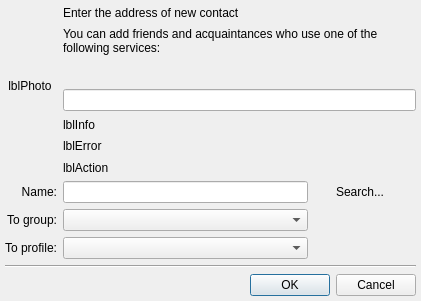
<?xml version="1.0" encoding="UTF-8"?>
<ui version="4.0">
 <class>AddContactDialogClass</class>
 <widget class="QDialog" name="AddContactDialogClass">
  <property name="geometry">
   <rect>
    <x>0</x>
    <y>0</y>
    <width>421</width>
    <height>301</height>
   </rect>
  </property>
  <layout class="QVBoxLayout" name="verticalLayout">
   <property name="margin">
    <number>5</number>
   </property>
   <item>
    <layout class="QGridLayout" name="gridLayout">
     <item row="1" column="1" colspan="3">
      <widget class="QLabel" name="lblNote">
       <property name="text">
        <string>You can add friends and acquaintances who use one of the following services:</string>
       </property>
       <property name="wordWrap">
        <bool>true</bool>
       </property>
      </widget>
     </item>
     <item row="2" column="0" rowspan="2">
      <widget class="QLabel" name="lblPhoto">
       <property name="sizePolicy">
        <sizepolicy hsizetype="Fixed" vsizetype="Fixed">
         <horstretch>0</horstretch>
         <verstretch>0</verstretch>
        </sizepolicy>
       </property>
       <property name="minimumSize">
        <size>
         <width>50</width>
         <height>50</height>
        </size>
       </property>
       <property name="maximumSize">
        <size>
         <width>50</width>
         <height>50</height>
        </size>
       </property>
       <property name="text">
        <string notr="true">lblPhoto</string>
       </property>
       <property name="alignment">
        <set>Qt::AlignCenter</set>
       </property>
      </widget>
     </item>
     <item row="2" column="1" colspan="3">
      <widget class="QWidget" name="wdtGateways" native="true"/>
     </item>
     <item row="3" column="1" colspan="3">
      <widget class="QLineEdit" name="lneContact"/>
     </item>
     <item row="5" column="1" colspan="3">
      <widget class="QLabel" name="lblError">
       <property name="text">
        <string notr="true">lblError</string>
       </property>
       <property name="wordWrap">
        <bool>true</bool>
       </property>
      </widget>
     </item>
     <item row="6" column="1" colspan="3">
      <widget class="QLabel" name="lblAction">
       <property name="text">
        <string notr="true">lblAction</string>
       </property>
       <property name="wordWrap">
        <bool>true</bool>
       </property>
      </widget>
     </item>
     <item row="7" column="0">
      <widget class="QLabel" name="lblNickName">
       <property name="text">
        <string>Name:</string>
       </property>
       <property name="alignment">
        <set>Qt::AlignRight|Qt::AlignTrailing|Qt::AlignVCenter</set>
       </property>
       <property name="buddy">
        <cstring>lneNick</cstring>
       </property>
      </widget>
     </item>
     <item row="7" column="1">
      <widget class="QLineEdit" name="lneNick"/>
     </item>
     <item row="7" column="3">
      <widget class="QLabel" name="lblSearchNick">
       <property name="text">
        <string>Search...</string>
       </property>
      </widget>
     </item>
     <item row="8" column="0">
      <widget class="QLabel" name="lblGroup">
       <property name="text">
        <string>To group:</string>
       </property>
       <property name="alignment">
        <set>Qt::AlignRight|Qt::AlignTrailing|Qt::AlignVCenter</set>
       </property>
       <property name="buddy">
        <cstring>cmbGroup</cstring>
       </property>
      </widget>
     </item>
     <item row="8" column="1">
      <widget class="QComboBox" name="cmbGroup"/>
     </item>
     <item row="9" column="0">
      <widget class="QLabel" name="lblProfile">
       <property name="text">
        <string>To profile:</string>
       </property>
       <property name="alignment">
        <set>Qt::AlignRight|Qt::AlignTrailing|Qt::AlignVCenter</set>
       </property>
       <property name="buddy">
        <cstring>cmbProfile</cstring>
       </property>
      </widget>
     </item>
     <item row="9" column="1">
      <widget class="QComboBox" name="cmbProfile"/>
     </item>
     <item row="7" column="2">
      <widget class="QLabel" name="lblSearchAnimate">
       <property name="minimumSize">
        <size>
         <width>15</width>
         <height>15</height>
        </size>
       </property>
      </widget>
     </item>
     <item row="0" column="1" colspan="3">
      <widget class="QLabel" name="lblCaption">
       <property name="text">
        <string>Enter the address of new contact</string>
       </property>
       <property name="wordWrap">
        <bool>true</bool>
       </property>
      </widget>
     </item>
     <item row="8" column="3">
      <spacer name="horizontalSpacer_2">
       <property name="orientation">
        <enum>Qt::Horizontal</enum>
       </property>
       <property name="sizeType">
        <enum>QSizePolicy::Minimum</enum>
       </property>
       <property name="sizeHint" stdset="0">
        <size>
         <width>80</width>
         <height>0</height>
        </size>
       </property>
      </spacer>
     </item>
     <item row="4" column="0" rowspan="3">
      <spacer name="verticalSpacer">
       <property name="orientation">
        <enum>Qt::Vertical</enum>
       </property>
       <property name="sizeHint" stdset="0">
        <size>
         <width>20</width>
         <height>20</height>
        </size>
       </property>
      </spacer>
     </item>
     <item row="8" column="2">
      <spacer name="horizontalSpacer">
       <property name="orientation">
        <enum>Qt::Horizontal</enum>
       </property>
       <property name="sizeType">
        <enum>QSizePolicy::Minimum</enum>
       </property>
       <property name="sizeHint" stdset="0">
        <size>
         <width>16</width>
         <height>0</height>
        </size>
       </property>
      </spacer>
     </item>
     <item row="4" column="1" colspan="3">
      <widget class="QLabel" name="lblInfo">
       <property name="text">
        <string notr="true">lblInfo</string>
       </property>
      </widget>
     </item>
    </layout>
   </item>
   <item>
    <widget class="Line" name="line">
     <property name="orientation">
      <enum>Qt::Horizontal</enum>
     </property>
    </widget>
   </item>
   <item>
    <widget class="QDialogButtonBox" name="dbbButtons">
     <property name="orientation">
      <enum>Qt::Horizontal</enum>
     </property>
     <property name="standardButtons">
      <set>QDialogButtonBox::Cancel|QDialogButtonBox::Ok</set>
     </property>
    </widget>
   </item>
  </layout>
 </widget>
 <layoutdefault spacing="6" margin="11"/>
 <tabstops>
  <tabstop>lneContact</tabstop>
  <tabstop>lneNick</tabstop>
  <tabstop>cmbGroup</tabstop>
  <tabstop>cmbProfile</tabstop>
  <tabstop>dbbButtons</tabstop>
 </tabstops>
 <resources/>
 <connections/>
</ui>
